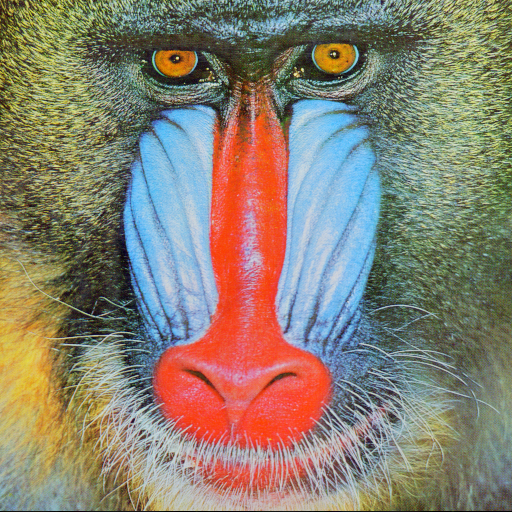
#> input picture Files/baboon.png, 512 x 512 px
$ python Exercicio4.2FiltragemFrequencias.py
#> lines starting #> are read from the running program, lines starting #| are printed output that depends on the picture; after the words box and inside, x2 and y2 are one past the last pixel; in counts of white or black regions, pixels touching at a corner belong together
import cv2
import os
import matplotlib.pyplot as plt
import numpy as np

folder = "Files"
images = []
images.append("baboon.png")
#images.append("cao.jpg")
images.append("lena.png")
images.append("moedas.jpg")
#images.append("PET-Body-02.jpg")
#images.append("Sharbat_Gula.jpg")

for image_name in images:
    image = cv2.imread(os.path.join(folder, image_name))
#> image is the input picture: shape (512, 512, 3); mean B, G, R 113.1, 128.9, 137.4
    image_gray = cv2.cvtColor(image, cv2.COLOR_BGR2GRAY)
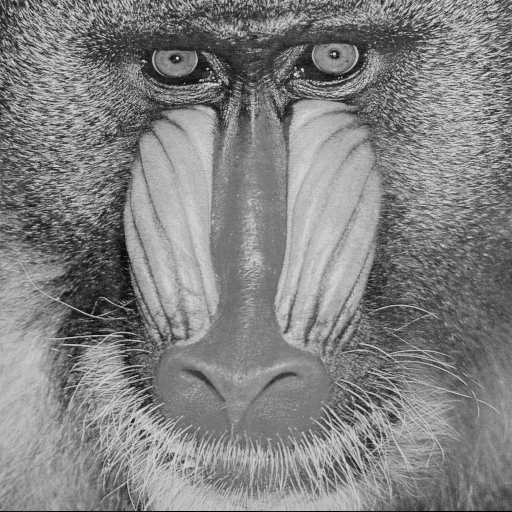
#> image_gray: shape (512, 512); min 0, max 231, mean 129.6
    image_gray = image_gray / 255.0

    cv2.imshow("Original", image_gray)

    image_fft = np.fft.fft2(image_gray)
    image_fft_v = np.abs(image_fft)
    image_fft_v = image_fft_v/np.mean(image_fft_v)
    #image_fft_v = np.abs(image_fft)/np.mean(np.abs(image_fft))
    cv2.imshow("FFT", image_fft_v)
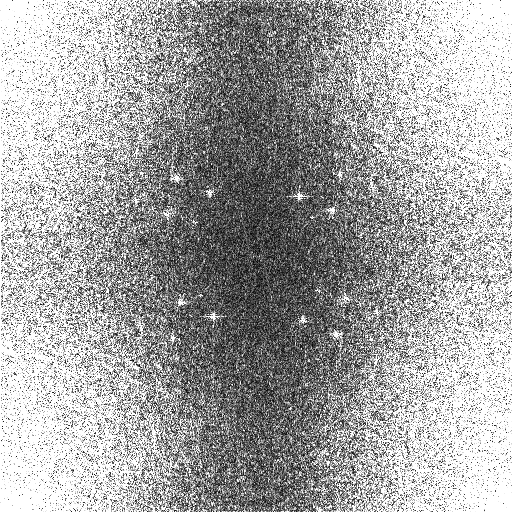
#> window 'FFT': shape (512, 512); min 0, max 255, mean 165.2

    image_fft_shift = np.fft.fftshift(image_fft)
    image_fft_shift_v = np.abs(image_fft_shift) / np.mean(np.abs(image_fft_shift))
    cv2.imshow("FFT Shift", image_fft_shift_v)
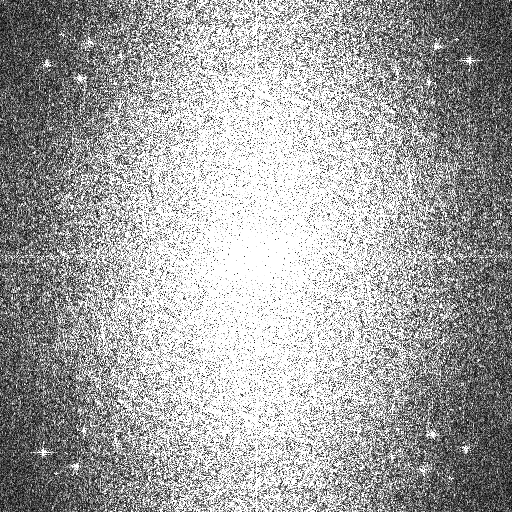
#> window 'FFT Shift': shape (512, 512); min 0, max 255, mean 165.2

    filtro_lowpass = np.zeros(image_fft_shift.shape, dtype=np.float64)
    filtro_highpass = np.ones(image_fft_shift.shape, dtype=np.float64)

    centro_x = filtro_lowpass.shape[0] / 2.0
#> centro_x = 256
    centro_y = filtro_lowpass.shape[1] / 2.0
#> centro_y = 256

    raio_lowpass = filtro_lowpass.shape[0]/4.0
#> raio_lowpass = 128
    raio_highpass = filtro_lowpass.shape[0]/2.0
#> raio_highpass = 256

    for y in range(filtro_lowpass.shape[0]):
        for x in range(filtro_lowpass.shape[1]):
            d = np.sqrt( (x-centro_x)**2 + (y-centro_y)**2 )
            if d < raio_lowpass:
                filtro_lowpass[y, x] = 1.0
            if d < raio_highpass:
                filtro_highpass[y, x] = 0.0
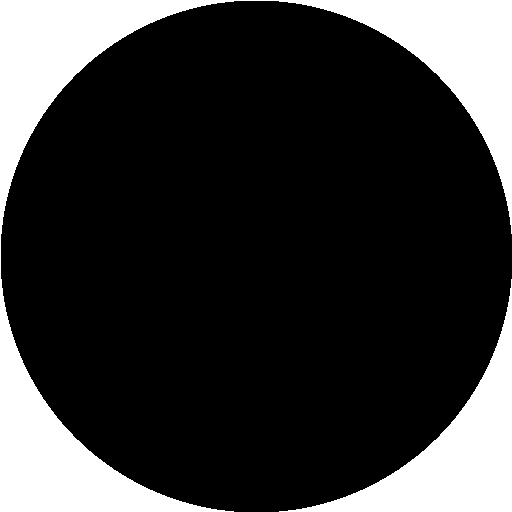
#> filtro_highpass: shape (512, 512) float64; values 0 (black) and 1 (white), 21.5% white; 2 white regions, box (x1, y1, x2, y2) and area: (0, 0, 512, 512) 42471, (279, 279, 512, 512) 13816
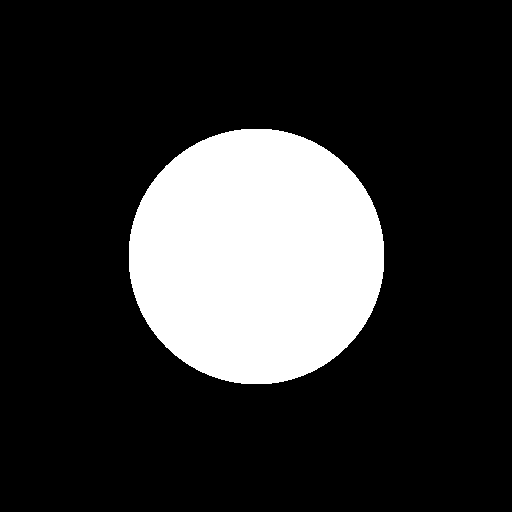
#> filtro_lowpass: shape (512, 512) float64; values 0 (black) and 1 (white), 19.6% white; 1 white region, box (x1, y1, x2, y2) and area: (129, 129, 384, 384) 51429

    cv2.imshow("Filtro Lowpass", filtro_lowpass)
    cv2.imshow("Filtro Highpass", filtro_highpass)

    image_fft_shift_filtered = image_fft_shift * filtro_lowpass
    image_fft_shift_filtered_v = np.abs(image_fft_shift_filtered) / np.mean(np.abs(image_fft_shift_filtered))
    cv2.imshow("FFT filtered", image_fft_shift_filtered_v)

    image_fft_shift_filtered_unshift = np.fft.ifftshift(image_fft_shift_filtered)
    image_fft_shift_filtered_unshift_v = np.abs(image_fft_shift_filtered_unshift) / np.mean(np.abs(image_fft_shift_filtered_unshift))
    cv2.imshow("FFT filtered unshift", image_fft_shift_filtered_unshift_v)

    image_fft_shift_filtered_unshift_ifft = np.fft.ifft2(image_fft_shift_filtered_unshift)
    image_filtered = np.abs(image_fft_shift_filtered_unshift_ifft)
    cv2.imshow("Image Filtered", image_filtered)


    image_fft_shift_filtered_high = image_fft_shift * filtro_highpass
    image_fft_shift_filtered_high_v = np.abs(image_fft_shift_filtered_high) / np.mean(np.abs(image_fft_shift_filtered_high))
    cv2.imshow("FFT filtered high", image_fft_shift_filtered_high_v)

    image_fft_shift_filtered_unshift_high = np.fft.ifftshift(image_fft_shift_filtered_high)
    image_fft_shift_filtered_unshift_high_v = np.abs(image_fft_shift_filtered_unshift_high) / np.mean(np.abs(image_fft_shift_filtered_unshift_high))
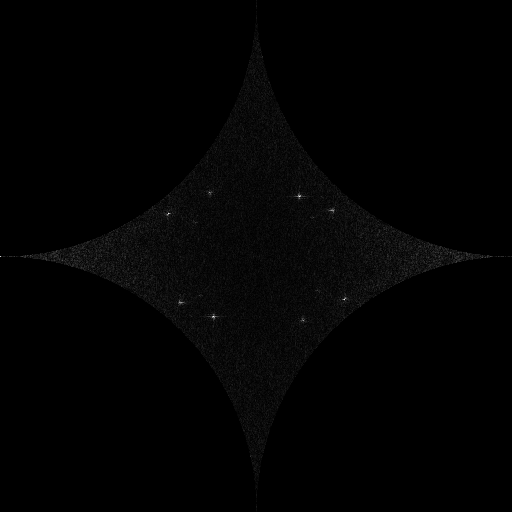
#> image_fft_shift_filtered_unshift_high_v: shape (512, 512) float64; min 0, max 96.86, mean 1; drawn with min black and max white
    cv2.imshow("FFT filtered unshift high", image_fft_shift_filtered_unshift_high_v)

    image_fft_shift_filtered_unshift_ifft_high = np.fft.ifft2(image_fft_shift_filtered_unshift_high)
    image_filtered_high = np.abs(image_fft_shift_filtered_unshift_ifft_high)
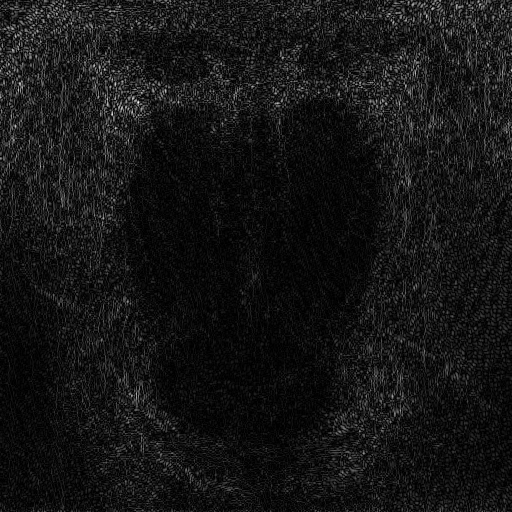
#> image_filtered_high: shape (512, 512) float64; min 1.8e-07, max 0.155, mean 0.0132; drawn with min black and max white
    cv2.imshow("Image Filtered high", image_filtered_high/np.max(image_filtered_high))
#> (the run stopped early here; a loop or call above may not have finished)
